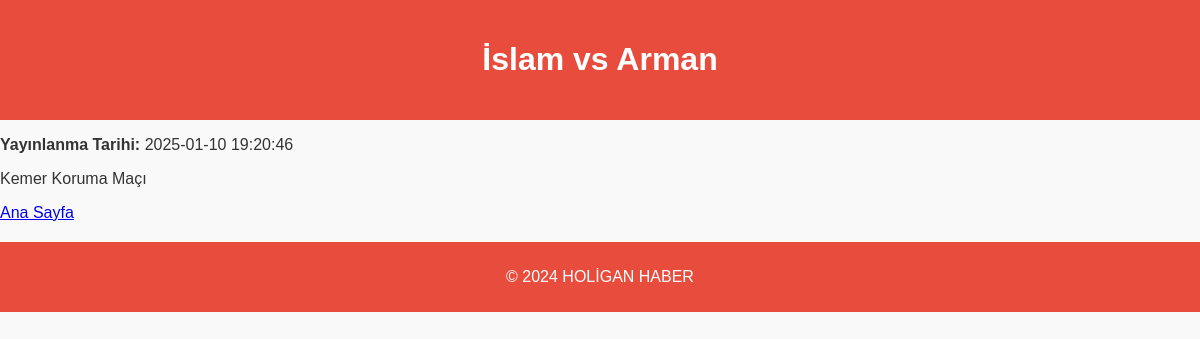
The page /PhpSite/news_detail.php?id=32 on the database its author committed.
### tables this page shows
CREATE TABLE `news` (
  `id` int(11) NOT NULL,
  `title` varchar(100) NOT NULL,
  `content` text NOT NULL,
  `image` varchar(255) DEFAULT NULL,
  `created_at` timestamp NOT NULL DEFAULT current_timestamp(),
  `category` varchar(50) DEFAULT NULL
);

### PhpSite/news_detail.php (the view, shortened to what this page needs)
<?php
include('includes/db.php');
if (isset($_GET['id']) && is_numeric($_GET['id'])) {
    $news_id = $_GET['id'];
    $stmt = $conn->prepare("SELECT * FROM news WHERE id = :id");
    $stmt->bindParam(':id', $news_id);
    $stmt->execute();
    $article = $stmt->fetch(PDO::FETCH_ASSOC);
    $category = $article['category'];
    if ($category == 'futbol') {
        $cssFile = 'futbol.css';
    } elseif ($category == 'basketbol') {
        $cssFile = 'basketbol.css';
    } elseif ($category == 'ufc') {
        $cssFile = 'ufc.css';
    } elseif ($category == 'formula1') {
        $cssFile = 'formula1.css';
    } else {
        $cssFile = 'default.css';
    }
} else {
    echo "Geçersiz haber ID.";
    exit;
}
?>
<!DOCTYPE html>
<html lang="tr">
<head>
    <link rel="stylesheet" href="<?php echo $cssFile; ?>">
</head>
<body>
    <header>
        <h1><?php echo htmlspecialchars($article['title']); ?></h1>
    </header>
    <main>
        <div class="news-detail">
            <p><strong>Yayınlanma Tarihi: </strong><?php echo htmlspecialchars($article['created_at']); ?></p>
            <div class="news-content">
                <p><?php echo nl2br(htmlspecialchars($article['content'])); ?></p>
            </div>
        </div>
        <a href="index.php" class="btn-back-home">Ana Sayfa</a>
    </main>
    <footer>
        <p>&copy; 2024 HOLİGAN HABER</p>
    </footer>
</body>
</html>

### PhpSite/UFC.css (style rules this page uses)
body { font-family: Arial, sans-serif; margin: 0; padding: 0; background-color: #f9f9f9; color: #333; }
header { background-color: #e74c3c; color: white; text-align: center; padding: 20px 0; }
footer { text-align: center; padding: 10px; background-color: #e74c3c; color: white; margin-top: 20px; }

### rows shown on the page
news: title "İslam vs Arman", created_at "2025-01-10 19:20:46", content "Kemer Koruma Maçı"
